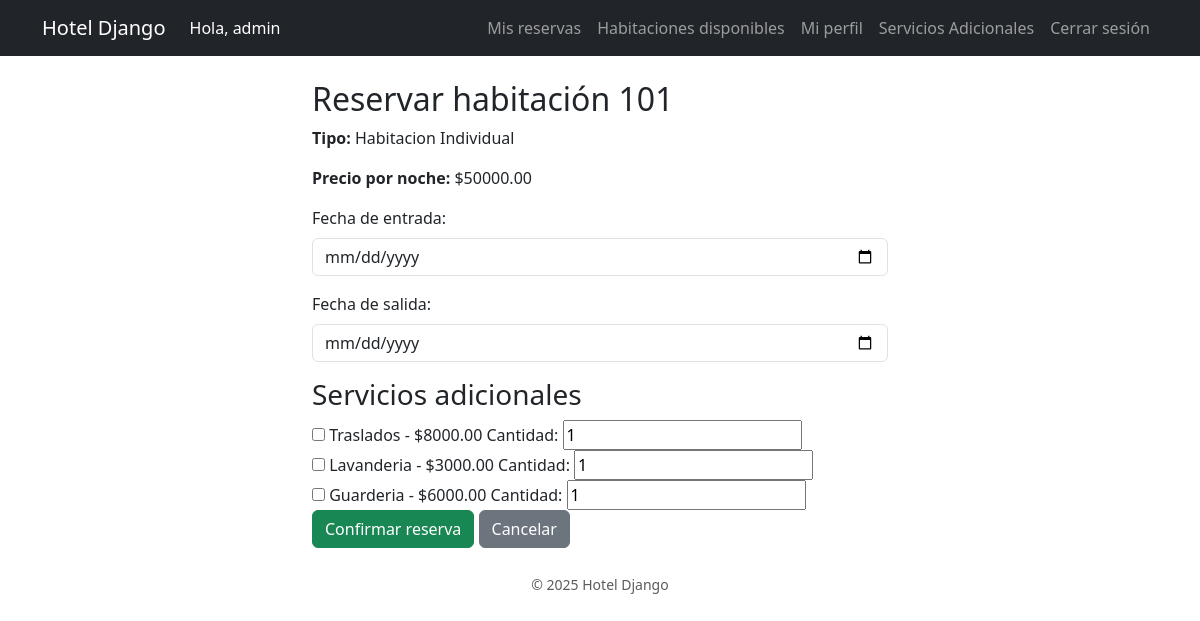
/reservas/crear/1/ (signed in), run on the app's committed database.
### apps/usuarios/models.py (models this page shows, shortened)
class Usuario(AbstractUser):
    telefono = models.CharField(max_length=20, blank=True, null=True)
    direccion = models.CharField(max_length=200, blank=True, null=True)

### apps/habitaciones/models.py (models this page shows, shortened)
class Habitacion(models.Model):
    numero = models.CharField(max_length=10, unique=True)
    tipo = models.ForeignKey('TipoHabitacion', on_delete=models.CASCADE, related_name='habitaciones')
    disponible = models.BooleanField(default=True)

class TipoHabitacion(models.Model):
    nombre = models.CharField(max_length=100)
    descripcion = models.TextField(blank=True, null=True)
    precio_por_noche = models.DecimalField(max_digits=8, decimal_places=2)
    capacidad = models.PositiveIntegerField(default=1)
    imagen = models.ImageField(upload_to='habitaciones/', blank=True, null=True)

### apps/servicio_adicional/models.py (models this page shows, shortened)
class ServicioAdicional(models.Model):
    nombre = models.CharField(max_length=100)
    descripcion = models.TextField(blank=True, null=True)
    precio = models.DecimalField(max_digits=8, decimal_places=2)

### apps/reservas/views.py (the view, shortened to what this page needs)
# urls.py: path('crear/<int:habitacion_id>/', CrearReservaView.as_view(), name='crear_reserva'),
class CrearReservaView(LoginRequiredMixin, CreateView):
    model = Reserva
    fields = []  # No form fields needed as we get data from POST
    template_name = 'reservas/crear_reserva.html'
    def get_context_data(self, **kwargs):
        context = super().get_context_data(**kwargs)
        context['habitacion'] = get_object_or_404(Habitacion, id=self.kwargs['habitacion_id'])
        context['servicios'] = ServicioAdicional.objects.all()
        return context

### apps/reservas/templates/reservas/crear_reserva.html (shortened to what this page needs)
{% extends "base.html" %}
{% block content %}
<div class="container mt-4" style="max-width: 600px;">
  <h2>Reservar habitación {{ habitacion.numero }}</h2>
  <p><strong>Tipo:</strong> {{ habitacion.tipo.nombre }}</p>
  <p><strong>Precio por noche:</strong> ${{ habitacion.tipo.precio_por_noche }}</p>
  <form method="post">
    <div class="mb-3">
      <label for="fecha_entrada" class="form-label">Fecha de entrada:</label>
      <input type="date" id="fecha_entrada" name="fecha_entrada" class="form-control" required>
    </div>
    <div class="mb-3">
      <label for="fecha_salida" class="form-label">Fecha de salida:</label>
      <input type="date" id="fecha_salida" name="fecha_salida" class="form-control" required>
    </div>
    <h3>Servicios adicionales</h3>
    {% for s in servicios %}
        <div>
            <input type="checkbox" name="servicios" value="{{ s.id }}">
            {{ s.nombre }} - ${{ s.precio }}
            <label>Cantidad:</label>
            <input type="number" name="cantidad_{{ s.id }}" value="1" min="1">
        </div>
    {% endfor %}
    <button type="submit" class="btn btn-success">Confirmar reserva</button>
    <a href="{% url 'habitaciones_disponibles' %}" class="btn btn-secondary">Cancelar</a>
  </form>
</div>
{% endblock %}

### templates/base.html (shortened to what this page needs)
<!DOCTYPE html>
<html lang="es">
<head>
    <link rel="stylesheet" href="https://cdn.jsdelivr.net/npm/bootstrap@5.3.3/dist/css/bootstrap.min.css">
</head>
<body>
    <nav class="navbar navbar-expand-lg navbar-dark bg-dark mb-4">
        <div class="container">
            <a class="navbar-brand" href="/">Hotel Django</a>
            <div class="collapse navbar-collapse">
                <ul class="navbar-nav">
                    {% if user.is_authenticated %}
                    <li class="nav-item">
                        <span class="nav-link disabled" style="cursor: default; color: white;"> Hola, {{ user.username }}
                        </span>
                    </li>
                    {% endif %}
                </ul>
                <ul class="navbar-nav ms-auto">
                    {% if user.is_authenticated %}
                        <li class="nav-item">
                            <a class="nav-link" href="{% url 'mis_reservas' %}">Mis reservas</a>
                        </li>
                        <li class="nav-item">
                            <a class="nav-link" href="{% url 'habitaciones_disponibles' %}">Habitaciones disponibles</a>
                        </li>
                        <li class="nav-item">
                            <a class="nav-link" href="{% url 'perfil_usuario' %}">Mi perfil</a>
                        </li>
                         <li class="nav-item">
                            <a class="nav-link" href="{% url 'servicios_adicionales' %}">Servicios Adicionales</a>
                        </li>
                        <form method="post" action="{% url 'logout' %}" style="display:inline;">
                            <button type="submit" class="btn btn-link nav-link" style="display:inline; border:none; background:none;">
                                Cerrar sesión
                            </button>
                        </form>
                    {% else %}
                        <li class="nav-item"><a class="nav-link" href="{% url 'login' %}">Iniciar sesión</a></li>
                        <li class="nav-item"><a class="nav-link" href="{% url 'registro' %}">Registrarse</a></li>
                    {% endif %}
                </ul>
            </div>
        </div>
    </nav>
    <main class="container">
        {% block content %}
        {% endblock %}
    </main>
    <footer class="text-center mt-4 mb-4 text-muted">
        <small>© 2025 Hotel Django</small>
    </footer>
</body>
</html>

### data on the page
Usuario: username "admin"
Habitacion: numero "101", tipo.nombre "Habitacion Individual", tipo.precio_por_noche "50000.00"
ServicioAdicional: nombre "Traslados", precio "8000.00", id "1"
ServicioAdicional: nombre "Lavanderia", precio "3000.00"
ServicioAdicional: nombre "Guarderia", precio "6000.00"
